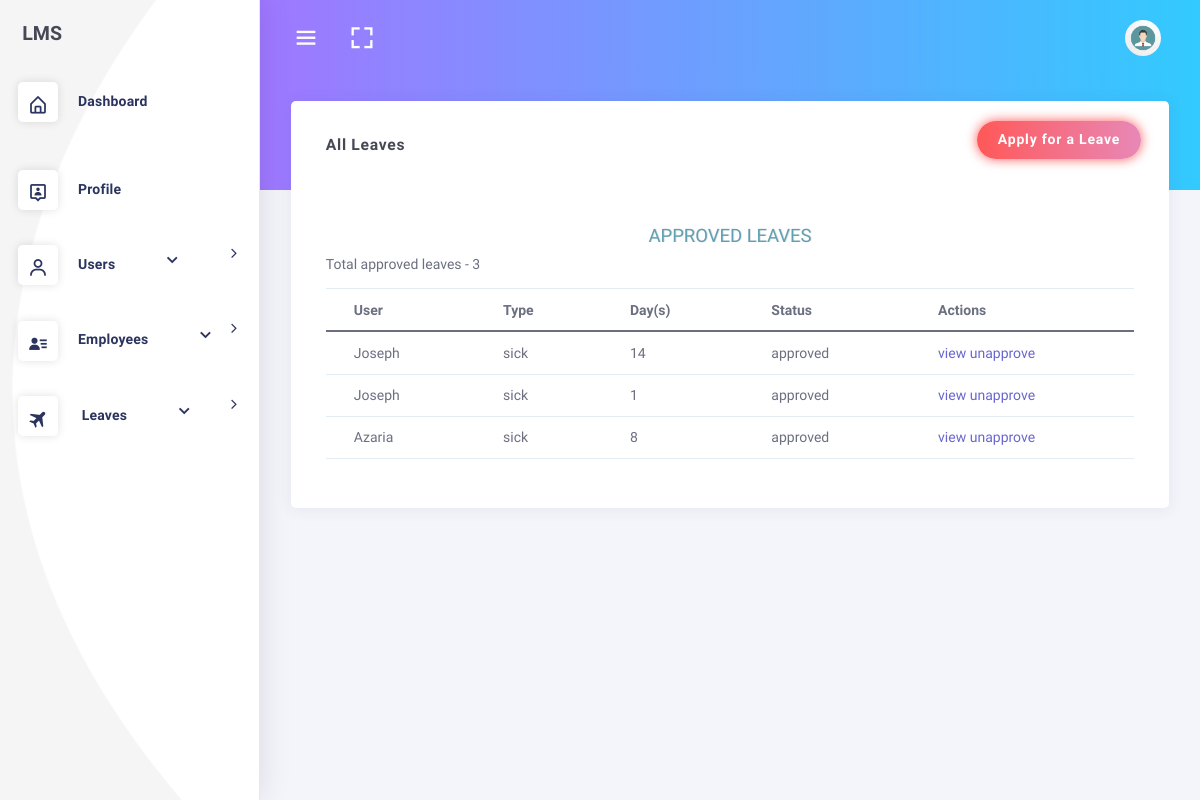
/dashboard/leaves/approved/all/ (signed in), run on the app's committed database.
### leave/models.py (models this page shows, shortened)
class Leave(models.Model):
	user = models.ForeignKey(User,on_delete=models.CASCADE,default=1)
	startdate = models.DateField(verbose_name=_('Start Date'),help_text='leave start date is on ..',null=True,blank=False)
	enddate = models.DateField(verbose_name=_('End Date'),help_text='coming back on ...',null=True,blank=False)
	leavetype = models.CharField(choices=LEAVE_TYPE,max_length=25,default=SICK,null=True,blank=False)
	reason = models.CharField(verbose_name=_('Reason for Leave'),max_length=255,help_text='add additional information for leave',null=True,blank=True)
	status = models.CharField(max_length=12,default='pending') #pending,approved,rejected,cancelled
	is_approved = models.BooleanField(default=False) #hide
	updated = models.DateTimeField(auto_now=True, auto_now_add=False)
	created = models.DateTimeField(auto_now=False, auto_now_add=True)
	objects = LeaveManager()
	class Meta:
		verbose_name = _('Leave')
		verbose_name_plural = _('Leaves')
		ordering = ['-created'] #recent objects
	@property
	def leave_days(self):
		days_count = ''
		startdate = self.startdate
		enddate = self.enddate
		if startdate > enddate:
			return
		dates = (enddate - startdate)
		return dates.days

### dashboard/views.py (the view)
# urls.py: path('leaves/approved/all/',views.leaves_approved_list,name='approvedleaveslist'),
def leaves_approved_list(request):
	if not (request.user.is_superuser and request.user.is_staff):
		return redirect('/')
	leaves = Leave.objects.all_approved_leaves() #approved leaves -> calling model manager method
	return render(request,'dashboard/leaves_approved.html',{'leave_list':leaves,'title':'approved leave list'})

### leave/manager.py (called while the page is built)
	def all_approved_leaves(self):
		return super().get_queryset().filter(status = 'approved')

### templates/dashboard/leaves_approved.html (shortened to what this page needs)
{% extends 'base.html' %}
{% block content %}
<div class="row">
	<div class="col-lg-12 col-md-12">
		<div class="card" style="height: auto; padding: 1rem;">
			<div class="card-header">
				<h4 class="card-title">All Leaves</h4>
				<div class="heading-elements">
					<ul class="list-inline mb-0">
						<li><a href="{%url 'dashboard:createleave'%}"><button type="button"
									class="btn btn-glow btn-round btn-bg-gradient-x-red-pink">Apply for a
									Leave</button></a></li>
					</ul>
				</div>
			</div>
			<div class="card-content collapse show">
				<div class="card-body">
					<section class="row" style = "height:2rem">
                        <section class="col col-sm-8 offset-sm-2">
                        </section>
                    </section>
                	<div class="table-responsive table-shadow">
                		<div class="text-center table-description">
                			<h4 class="title-h3" style="color: #60a0b3 !important;
    						text-shadow: 1px 0px rgba(0,0,0,0.11)">APPROVED LEAVES</h4>
                		</div>
                		<section class="total-leaves-count">
                			{% if leave_list %}
                			<p>Total approved leaves - <span>{{ leave_list.count }}</span></p>
                			{% endif %}
                		</section>
                		<table class="table">
							  <thead>
							    <tr>
							      <th scope="col">User</th>
							      <th scope="col">Type</th>
							      <th scope="col">Day(s)</th>
							      <th scope="col">Status</th>
							      <th scope="col">Actions</th>
							    </tr>
							  </thead>
							  <tbody>
							  	{% for leave in leave_list %}
							    <tr>
							      <td>{{ leave.user }}</td>
							      <td>{{ leave.leavetype}}</td>
							      <td>{{ leave.leave_days }}</td>
							      <td>{{ leave.status }}</td>
							      <td>
							      	<a href="{% url 'dashboard:userleaveview' leave.id %}">
							      	    <span>view</span>
							      	</a>
							        <a href="{% url 'dashboard:userleaveunapprove' leave.id %}">
							       	<span>unapprove</span>
							        </a>
							      </td>
							    </tr>
							    {% endfor %}
							  </tbody>
						</table>
					</div>
				</div>
			</div>
		</div>
	</div>
</div>
{% endblock %}

### data on the page
Leave: user "Joseph", leavetype "sick", leave_days "14", status "approved"
Leave: user "Joseph", leavetype "sick", leave_days "1", status "approved"
Leave: user "Azaria", leavetype "sick", leave_days "8", status "approved"

### other printed values
{{ leave_list.count }} "3"
